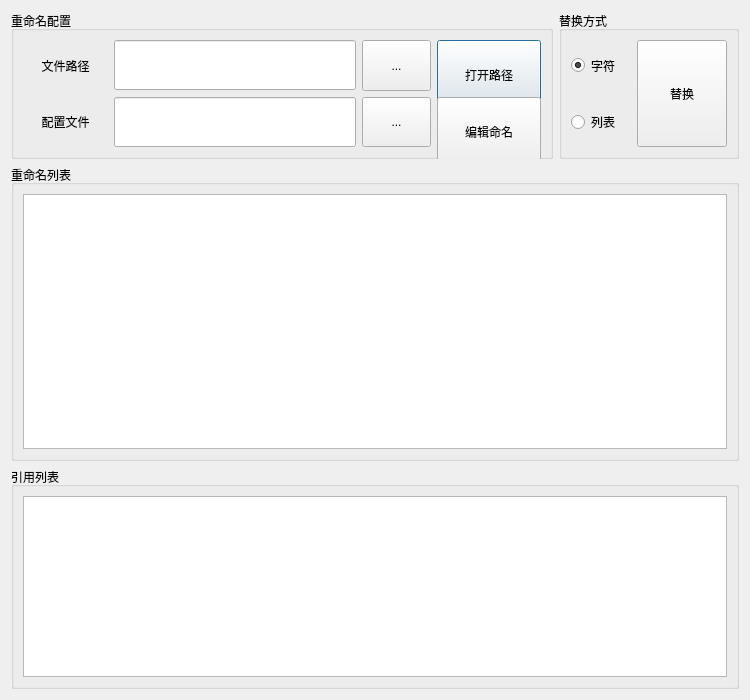
<?xml version="1.0" encoding="UTF-8"?>
<ui version="4.0">
 <class>RenameFileName</class>
 <widget class="QDialog" name="RenameFileName">
  <property name="geometry">
   <rect>
    <x>0</x>
    <y>0</y>
    <width>750</width>
    <height>700</height>
   </rect>
  </property>
  <property name="sizePolicy">
   <sizepolicy hsizetype="Preferred" vsizetype="Expanding">
    <horstretch>0</horstretch>
    <verstretch>0</verstretch>
   </sizepolicy>
  </property>
  <property name="minimumSize">
   <size>
    <width>750</width>
    <height>700</height>
   </size>
  </property>
  <property name="windowTitle">
   <string>重命名</string>
  </property>
  <layout class="QVBoxLayout" name="verticalLayout_5" stretch="2,4,3">
   <item>
    <layout class="QHBoxLayout" name="horizontalLayout_3" stretch="6,2">
     <item>
      <widget class="QGroupBox" name="pathWgt">
       <property name="sizePolicy">
        <sizepolicy hsizetype="Preferred" vsizetype="Fixed">
         <horstretch>0</horstretch>
         <verstretch>0</verstretch>
        </sizepolicy>
       </property>
       <property name="minimumSize">
        <size>
         <width>0</width>
         <height>126</height>
        </size>
       </property>
       <property name="maximumSize">
        <size>
         <width>16777215</width>
         <height>155</height>
        </size>
       </property>
       <property name="title">
        <string>重命名配置</string>
       </property>
       <layout class="QHBoxLayout" name="horizontalLayout_4" stretch="1,5">
        <item>
         <layout class="QVBoxLayout" name="verticalLayout_2">
          <item>
           <widget class="QLabel" name="label_2">
            <property name="sizePolicy">
             <sizepolicy hsizetype="Preferred" vsizetype="Preferred">
              <horstretch>0</horstretch>
              <verstretch>0</verstretch>
             </sizepolicy>
            </property>
            <property name="minimumSize">
             <size>
              <width>50</width>
              <height>0</height>
             </size>
            </property>
            <property name="maximumSize">
             <size>
              <width>16777215</width>
              <height>16777215</height>
             </size>
            </property>
            <property name="text">
             <string>文件路径</string>
            </property>
            <property name="alignment">
             <set>Qt::AlignCenter</set>
            </property>
           </widget>
          </item>
          <item>
           <widget class="QLabel" name="label_4">
            <property name="sizePolicy">
             <sizepolicy hsizetype="Preferred" vsizetype="Preferred">
              <horstretch>0</horstretch>
              <verstretch>0</verstretch>
             </sizepolicy>
            </property>
            <property name="minimumSize">
             <size>
              <width>50</width>
              <height>0</height>
             </size>
            </property>
            <property name="maximumSize">
             <size>
              <width>16777215</width>
              <height>1000000</height>
             </size>
            </property>
            <property name="text">
             <string>配置文件</string>
            </property>
            <property name="alignment">
             <set>Qt::AlignCenter</set>
            </property>
           </widget>
          </item>
         </layout>
        </item>
        <item>
         <layout class="QVBoxLayout" name="verticalLayout_7">
          <item>
           <layout class="QHBoxLayout" name="horizontalLayout_2" stretch="7,2,3">
            <item>
             <widget class="QLineEdit" name="PathEdit">
              <property name="minimumSize">
               <size>
                <width>0</width>
                <height>50</height>
               </size>
              </property>
              <property name="text">
               <string/>
              </property>
             </widget>
            </item>
            <item>
             <widget class="QToolButton" name="ChoosePbn">
              <property name="sizePolicy">
               <sizepolicy hsizetype="Expanding" vsizetype="Preferred">
                <horstretch>0</horstretch>
                <verstretch>0</verstretch>
               </sizepolicy>
              </property>
              <property name="text">
               <string>...</string>
              </property>
             </widget>
            </item>
            <item>
             <widget class="QPushButton" name="OpenFilePathPbn">
              <property name="sizePolicy">
               <sizepolicy hsizetype="Expanding" vsizetype="Preferred">
                <horstretch>0</horstretch>
                <verstretch>0</verstretch>
               </sizepolicy>
              </property>
              <property name="minimumSize">
               <size>
                <width>0</width>
                <height>70</height>
               </size>
              </property>
              <property name="text">
               <string>打开路径</string>
              </property>
             </widget>
            </item>
           </layout>
          </item>
          <item>
           <layout class="QHBoxLayout" name="horizontalLayout" stretch="7,2,3">
            <item>
             <widget class="QLineEdit" name="NameListEdit">
              <property name="sizePolicy">
               <sizepolicy hsizetype="Expanding" vsizetype="Fixed">
                <horstretch>0</horstretch>
                <verstretch>0</verstretch>
               </sizepolicy>
              </property>
              <property name="minimumSize">
               <size>
                <width>0</width>
                <height>50</height>
               </size>
              </property>
              <property name="text">
               <string/>
              </property>
             </widget>
            </item>
            <item>
             <widget class="QToolButton" name="ChoosePbn_2">
              <property name="sizePolicy">
               <sizepolicy hsizetype="Expanding" vsizetype="Preferred">
                <horstretch>0</horstretch>
                <verstretch>0</verstretch>
               </sizepolicy>
              </property>
              <property name="text">
               <string>...</string>
              </property>
             </widget>
            </item>
            <item>
             <widget class="QPushButton" name="ModifyNameFilePbn">
              <property name="sizePolicy">
               <sizepolicy hsizetype="Expanding" vsizetype="Preferred">
                <horstretch>0</horstretch>
                <verstretch>0</verstretch>
               </sizepolicy>
              </property>
              <property name="minimumSize">
               <size>
                <width>0</width>
                <height>70</height>
               </size>
              </property>
              <property name="text">
               <string>编辑命名</string>
              </property>
             </widget>
            </item>
           </layout>
          </item>
         </layout>
        </item>
       </layout>
      </widget>
     </item>
     <item>
      <widget class="QGroupBox" name="horizontalGroupBox_2">
       <property name="title">
        <string>替换方式</string>
       </property>
       <layout class="QHBoxLayout" name="horizontalLayout_5" stretch="2,3">
        <item>
         <layout class="QVBoxLayout" name="verticalLayout_3">
          <item>
           <widget class="QRadioButton" name="dirRadioBtn">
            <property name="sizePolicy">
             <sizepolicy hsizetype="Minimum" vsizetype="Preferred">
              <horstretch>0</horstretch>
              <verstretch>0</verstretch>
             </sizepolicy>
            </property>
            <property name="tabletTracking">
             <bool>false</bool>
            </property>
            <property name="toolTip">
             <string>包含子目录</string>
            </property>
            <property name="text">
             <string>字符</string>
            </property>
            <property name="checked">
             <bool>true</bool>
            </property>
           </widget>
          </item>
          <item>
           <widget class="QRadioButton" name="fileBtn">
            <property name="sizePolicy">
             <sizepolicy hsizetype="Minimum" vsizetype="Preferred">
              <horstretch>0</horstretch>
              <verstretch>0</verstretch>
             </sizepolicy>
            </property>
            <property name="toolTip">
             <string>不包含子目录</string>
            </property>
            <property name="text">
             <string>列表</string>
            </property>
           </widget>
          </item>
         </layout>
        </item>
        <item>
         <widget class="QPushButton" name="ReplaceByListPbn">
          <property name="sizePolicy">
           <sizepolicy hsizetype="Expanding" vsizetype="Preferred">
            <horstretch>0</horstretch>
            <verstretch>0</verstretch>
           </sizepolicy>
          </property>
          <property name="minimumSize">
           <size>
            <width>0</width>
            <height>50</height>
           </size>
          </property>
          <property name="text">
           <string>替换</string>
          </property>
         </widget>
        </item>
       </layout>
      </widget>
     </item>
    </layout>
   </item>
   <item>
    <widget class="QGroupBox" name="groupBox">
     <property name="sizePolicy">
      <sizepolicy hsizetype="Preferred" vsizetype="Expanding">
       <horstretch>0</horstretch>
       <verstretch>0</verstretch>
      </sizepolicy>
     </property>
     <property name="title">
      <string>重命名列表</string>
     </property>
     <layout class="QVBoxLayout" name="verticalLayout">
      <item>
       <widget class="QTableWidget" name="renameFileListWgt">
        <property name="sizePolicy">
         <sizepolicy hsizetype="Preferred" vsizetype="Expanding">
          <horstretch>0</horstretch>
          <verstretch>0</verstretch>
         </sizepolicy>
        </property>
        <property name="minimumSize">
         <size>
          <width>0</width>
          <height>0</height>
         </size>
        </property>
       </widget>
      </item>
     </layout>
    </widget>
   </item>
   <item>
    <widget class="QGroupBox" name="groupBox_2">
     <property name="sizePolicy">
      <sizepolicy hsizetype="Preferred" vsizetype="Expanding">
       <horstretch>0</horstretch>
       <verstretch>0</verstretch>
      </sizepolicy>
     </property>
     <property name="title">
      <string>引用列表</string>
     </property>
     <layout class="QVBoxLayout" name="verticalLayout_4">
      <item>
       <widget class="QTableWidget" name="referFileListWgt">
        <property name="sizePolicy">
         <sizepolicy hsizetype="Preferred" vsizetype="Expanding">
          <horstretch>0</horstretch>
          <verstretch>0</verstretch>
         </sizepolicy>
        </property>
        <property name="minimumSize">
         <size>
          <width>0</width>
          <height>0</height>
         </size>
        </property>
       </widget>
      </item>
     </layout>
    </widget>
   </item>
  </layout>
 </widget>
 <resources/>
 <connections/>
</ui>
